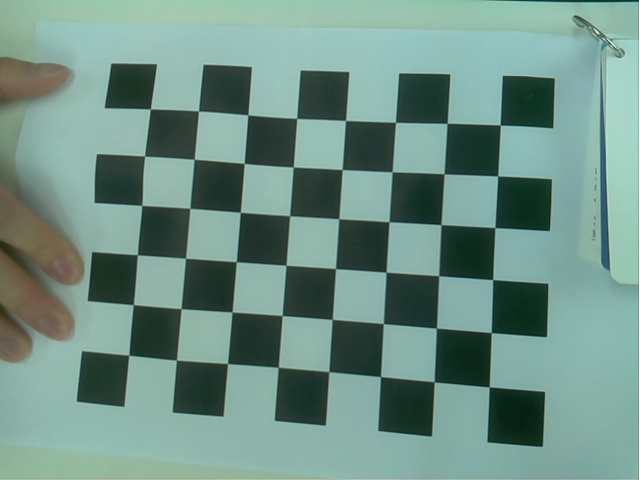
#> input picture aruco_ws/src/aruco_detector_pkg/aruco_detector_pkg/calib_img/1.png, 640 x 480 px; its folder holds only this picture in this run
$ python calibration.py
#> lines starting #> are read from the running program, lines starting #| are printed output that depends on the picture; after the words box and inside, x2 and y2 are one past the last pixel; in counts of white or black regions, pixels touching at a corner belong together; long printed decimals are rounded
import numpy as np
import cv2
from glob import glob

def calibrate_camera(img_path, chessboard_size=(8, 6)):
#> called with chessboard_size = (8, 6)
    obj_points = [] # 3D 좌표 공간의 점들 (체스보드의 코너들)
    img_points = [] # 이미지 평면의 점들 (체스보드의 코너들)

    # 코너 검출 기준 설정
    criteria = (cv2.TERM_CRITERIA_EPS + cv2.TERM_CRITERIA_MAX_ITER, 30, 0.001)
    # 3D 체커보드 좌표 초기화
    objp = np.zeros((chessboard_size[0] * chessboard_size[1], 3), np.float32)
    objp[:, :2] = np.mgrid[0:chessboard_size[0], 0:chessboard_size[1]].T.reshape(-1, 2)
    # 이미지 파일 경로들 읽기
    images = glob(img_path + '/*.png')
    for image in images:
        img = cv2.imread(image)
#> img is the input picture: shape (480, 640, 3); mean B, G, R 134, 144.4, 111.3
        gray = cv2.cvtColor(img, cv2.COLOR_BGR2GRAY)
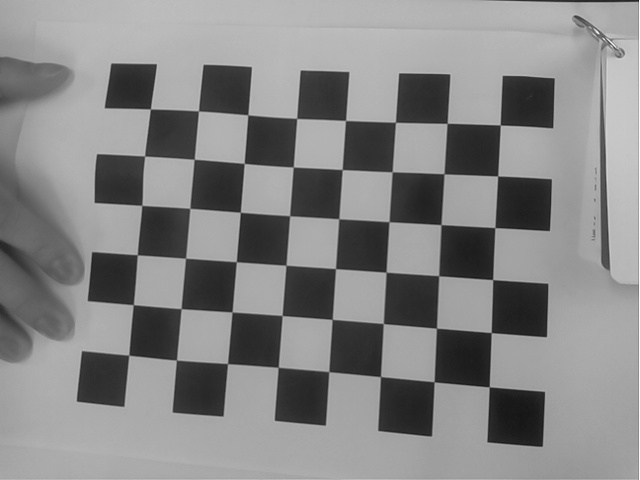
#> gray: shape (480, 640); min 20, max 254, mean 133.3

        # 체커보드 코너 찾기
        ret, corners = cv2.findChessboardCorners(gray, chessboard_size, cv2.CALIB_CB_ADAPTIVE_THRESH + cv2.CALIB_CB_FAST_CHECK + cv2.CALIB_CB_NORMALIZE_IMAGE)
#> ret = True; corners = 48 rows, first 8: [150.5, 108.9], [198.4, 111.1], [247.9, 114.8], [296.9, 118.5], [345.9, 120], [395.2, 122.2], [447.2, 123.4], [500.3, 125.1]
        if ret:
            obj_points.append(objp) # 3D 점 추가
            corners2 = cv2.cornerSubPix(gray, corners, (11, 11), (-1, -1), criteria)
#> corners2 = 48 rows, first 8: [150.4, 108.9], [198.5, 110.9], [247.8, 114.8], [296.7, 118.4], [345.5, 120.5], [395.4, 122.3], [447.1, 123.4], [500.2, 125]
            # 코너 정밀화
            img_points.append(corners2) # 2D 점 추가
            # 이미지에 체커보드 코너 그리기
            img = cv2.drawChessboardCorners(img, chessboard_size, corners2, ret)
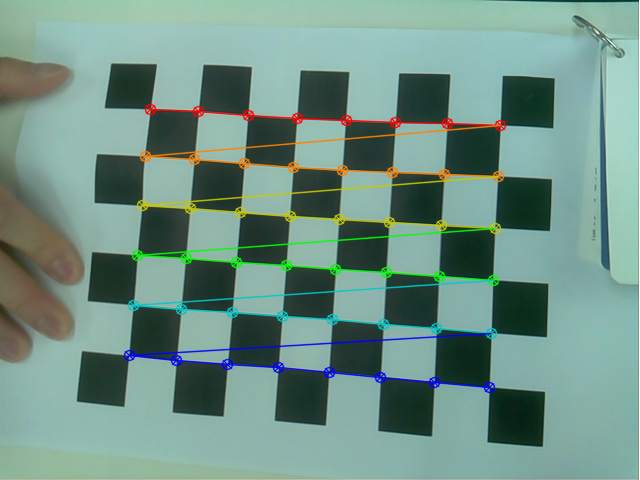
#> img: shape (480, 640, 3); 5.08% of pixels changed, all inside (x1, y1, x2, y2) = (123, 103, 507, 394)
        cv2.imshow('img', img) # 이미지 표시
        cv2.waitKey(500) # 0.5초 대기
    cv2.destroyAllWindows()
    # 카메라 캘리브레이션 실행
    ret, camera_matrix, distortion_coefficients, rvecs, tvecs = cv2.calibrateCamera(obj_points, img_points, gray.shape[::-1], None, None)
#> ret = 0.5; camera_matrix = [[204.8, 0, 342.5], [0, 203.6, 231.4], [0, 0, 1]]; distortion_coefficients = [[0.0522, -0.015, -0.00422, 0.00285, -0.00577]]; rvecs = ([-0.0371, 0.0269, 0.0643],); tvecs = ([-3.93, -2.5, 4.31],)
    return ret, camera_matrix, distortion_coefficients, rvecs, tvecs
if __name__ == "__main__":
    # 체커보드 이미지가 저장된 폴더
    img_path = 'src/aruco_detector_pkg/aruco_detector_pkg/calib_img'
    ret, camera_matrix, distortion_coefficients, rvecs, tvecs = calibrate_camera(img_path)
#> ret = 0.5; camera_matrix = [[204.8, 0, 342.5], [0, 203.6, 231.4], [0, 0, 1]]; distortion_coefficients = [[0.0522, -0.015, -0.00422, 0.00285, -0.00577]]; rvecs = ([-0.0371, 0.0269, 0.0643],); tvecs = ([-3.93, -2.5, 4.31],)
    if ret:
        print("Camera Matrix : \n", camera_matrix)
#| Camera Matrix :
#|  [[204.785   0.         342.472]
#|  [  0.         203.650 231.354]
#|  [  0.           0.           1.        ]]
        print("\nDistortion Coefficients : \n", distortion_coefficients)
#| Distortion Coefficients :
#|  [[ 0.05217 -0.01502 -0.004221  0.002847 -0.005772]]

        # 카메라 캘리브레이션 결과 저장 경로 설정 및 저장
        np.savez("src/aruco_detector_pkg/aruco_detector_pkg/camera_calibration.npz", camera_matrix=camera_matrix,
distortion_coefficients=distortion_coefficients, rvecs=rvecs, tvecs=tvecs)

$ run again, on aruco_ws/src/aruco_detector_pkg/aruco_detector_pkg/calib_img/4.png
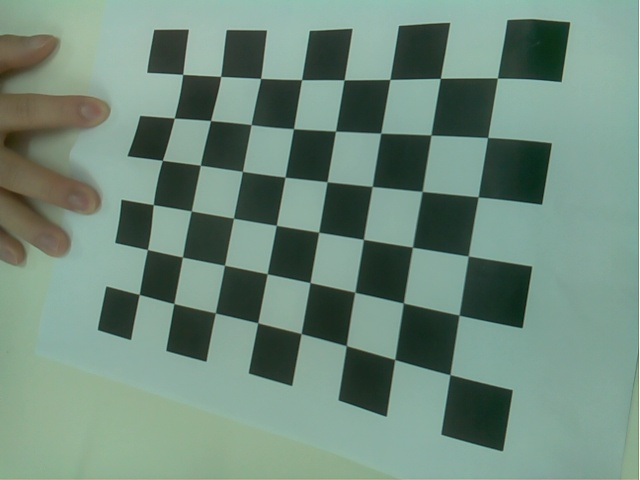
#> input picture aruco_ws/src/aruco_detector_pkg/aruco_detector_pkg/calib_img/4.png, 640 x 480 px
#> in calibrate_camera, img is the input picture: shape (480, 640, 3); mean B, G, R 124, 138.2, 111.8
#> in calibrate_camera, `gray = cv2.cvtColor(img, cv2.COLOR_BGR2GRAY)`:
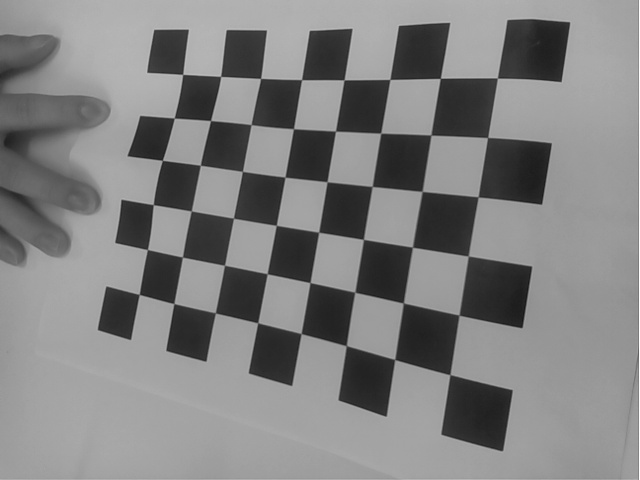
#> gray: shape (480, 640); min 21, max 254, mean 128.7
#> in calibrate_camera, `ret, corners = cv2.findChessboardCorners(gray, chessboard_size, cv2.CA..`: ret = True; corners = 48 rows, first 8: [182.6, 74.48], [220.7, 76.21], [260.5, 78.24], [302, 80.01], [344.4, 79.61], [390.2, 79.49], [441.2, 77.59], [497.2, 78.03]
#> corners2 = 48 rows, first 8: [182.7, 74.42], [220.7, 76.43], [260.7, 78.44], [301.5, 79.66], [344.1, 79.84], [389.9, 79.44], [440.3, 78.35], [497.4, 78.04]
#> in calibrate_camera, `img = cv2.drawChessboardCorners(img, chessboard_size, corners2, ret)`:
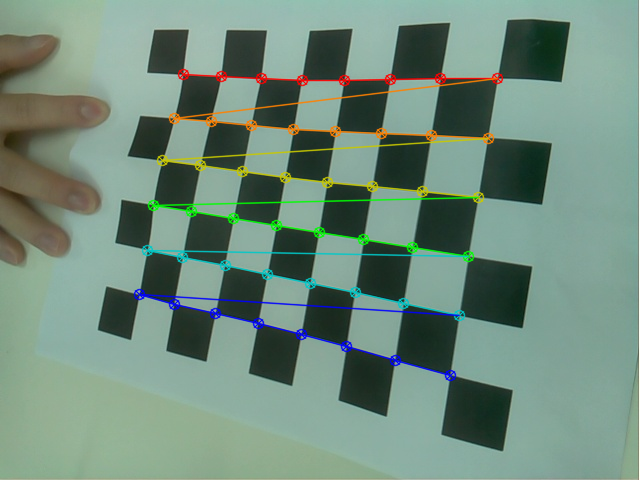
#> img: shape (480, 640, 3); 4.67% of pixels changed, all inside (x1, y1, x2, y2) = (133, 68, 504, 382)
#> in calibrate_camera, `ret, camera_matrix, distortion_coefficients, rvecs, tvecs = cv2.calibr..`: ret = 1.77; camera_matrix = [[315.5, 0, 333.4], [0, 335.8, 258.4], [0, 0, 1]]; distortion_coefficients = [[0.634, -1.98, -0.0156, -0.0412, 2.1]]; rvecs = ([-0.106, 0.339, 0.178],); tvecs = ([-3.45, -4.07, 8.38],)
#> `ret, camera_matrix, distortion_coefficients, rvecs, tvecs = calibrate_..`: ret = 1.77; camera_matrix = [[315.5, 0, 333.4], [0, 335.8, 258.4], [0, 0, 1]]; distortion_coefficients = [[0.634, -1.98, -0.0156, -0.0412, 2.1]]; rvecs = ([-0.106, 0.339, 0.178],); tvecs = ([-3.45, -4.07, 8.38],)
#| Camera Matrix :
#|  [[315.470   0.         333.358]
#|  [  0.         335.759 258.364]
#|  [  0.           0.           1.        ]]
#| Distortion Coefficients :
#|  [[ 0.6343 -1.977 -0.01556 -0.04125   2.098]]

$ run again, on aruco_ws/src/aruco_detector_pkg/aruco_detector_pkg/calib_img/5.png
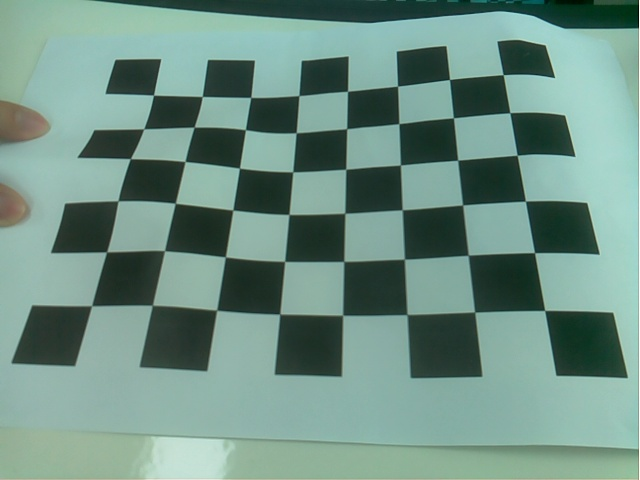
#> input picture aruco_ws/src/aruco_detector_pkg/aruco_detector_pkg/calib_img/5.png, 640 x 480 px
#> in calibrate_camera, img is the input picture: shape (480, 640, 3); mean B, G, R 132.2, 143.6, 110.9
#> in calibrate_camera, `gray = cv2.cvtColor(img, cv2.COLOR_BGR2GRAY)`:
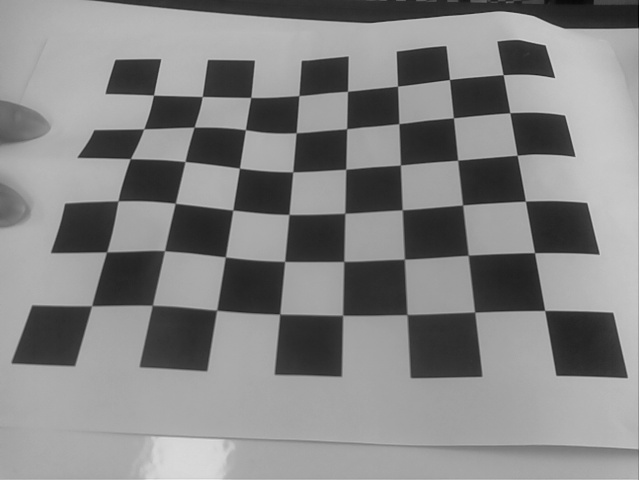
#> gray: shape (480, 640); min 5, max 254, mean 132.5
#> in calibrate_camera, `ret, corners = cv2.findChessboardCorners(gray, chessboard_size, cv2.CA..`: ret = True; corners = 48 rows, first 8: [153.6, 95.01], [201.8, 96.48], [251.3, 96.59], [298.6, 95.22], [348.3, 90.49], [397.6, 85.97], [449.5, 79.33], [503.7, 75.38]
#> corners2 = 48 rows, first 8: [153.5, 95.17], [202.3, 96.53], [250.8, 97.48], [298.8, 95.6], [347.5, 91.29], [397.5, 86.22], [449.5, 79.49], [503.2, 74.66]
#> in calibrate_camera, `img = cv2.drawChessboardCorners(img, chessboard_size, corners2, ret)`:
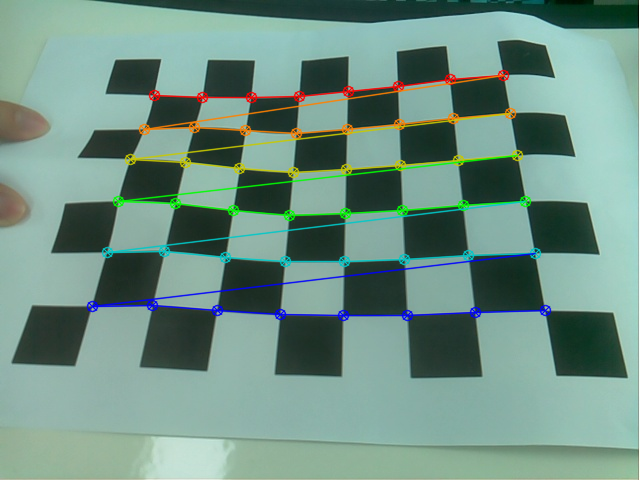
#> img: shape (480, 640, 3); 5.33% of pixels changed, all inside (x1, y1, x2, y2) = (86, 69, 552, 322)
#> in calibrate_camera, `ret, camera_matrix, distortion_coefficients, rvecs, tvecs = cv2.calibr..`: ret = 2.81; camera_matrix = [[675.5, 0, 312.9], [0, 999.3, 280.1], [0, 0, 1]]; distortion_coefficients = [[1.04, -0.355, -0.0964, 0.0243, -50.5]]; rvecs = ([-0.944, 0.0571, 0.031],); tvecs = ([-3.29, -2.57, 15.04],)
#> `ret, camera_matrix, distortion_coefficients, rvecs, tvecs = calibrate_..`: ret = 2.81; camera_matrix = [[675.5, 0, 312.9], [0, 999.3, 280.1], [0, 0, 1]]; distortion_coefficients = [[1.04, -0.355, -0.0964, 0.0243, -50.5]]; rvecs = ([-0.944, 0.0571, 0.031],); tvecs = ([-3.29, -2.57, 15.04],)
#| Camera Matrix :
#|  [[675.523   0.         312.910]
#|  [  0.         999.347 280.076 ]
#|  [  0.           0.           1.        ]]
#| Distortion Coefficients :
#|  [[ 1.03563850e+00 -3.55061782e-01 -9.64052216e-02  2.42607218e-02
#|   -5.04963082e+01]]

$ run again, on aruco_ws/src/aruco_detector_pkg/aruco_detector_pkg/calib_img/6.png
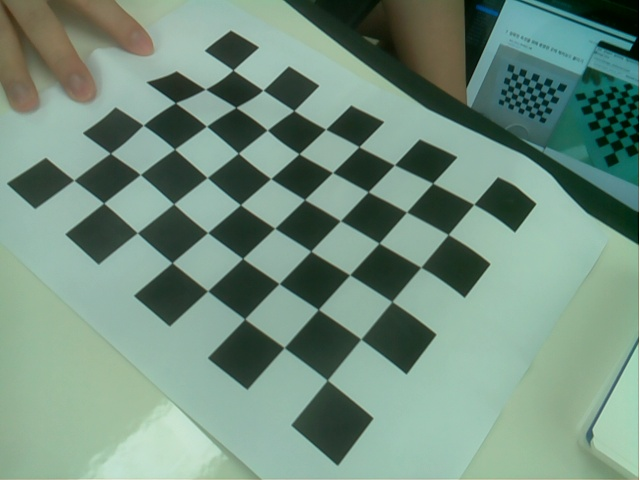
#> input picture aruco_ws/src/aruco_detector_pkg/aruco_detector_pkg/calib_img/6.png, 640 x 480 px
#> in calibrate_camera, img is the input picture: shape (480, 640, 3); mean B, G, R 127.2, 143.3, 115.1
#> in calibrate_camera, `gray = cv2.cvtColor(img, cv2.COLOR_BGR2GRAY)`:
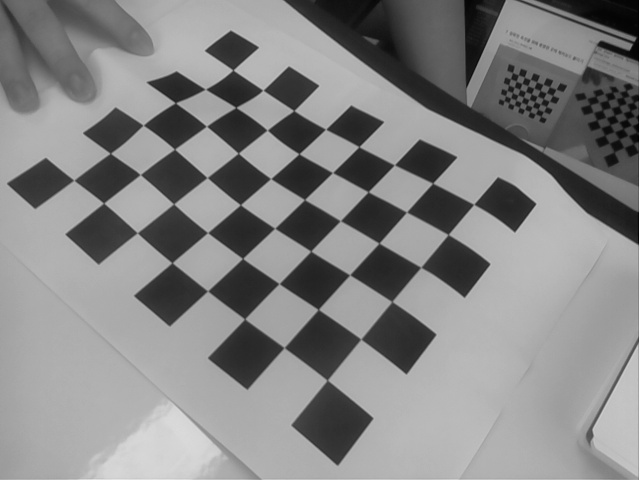
#> gray: shape (480, 640); min 0, max 254, mean 133.1
#> in calibrate_camera, `ret, corners = cv2.findChessboardCorners(gray, chessboard_size, cv2.CA..`: ret = True; corners = 48 rows, first 8: [233, 69.91], [262.9, 90.14], [293.7, 110.5], [325.6, 129.2], [358.9, 146.6], [394.4, 164.8], [432.6, 183.1], [473.7, 204.3]
#> corners2 = 48 rows, first 8: [233, 70.08], [263, 90.26], [293.8, 110.6], [325.6, 129.2], [358.9, 146.7], [394.4, 164.8], [432.7, 183.2], [473.8, 204.3]
#> in calibrate_camera, `img = cv2.drawChessboardCorners(img, chessboard_size, corners2, ret)`:
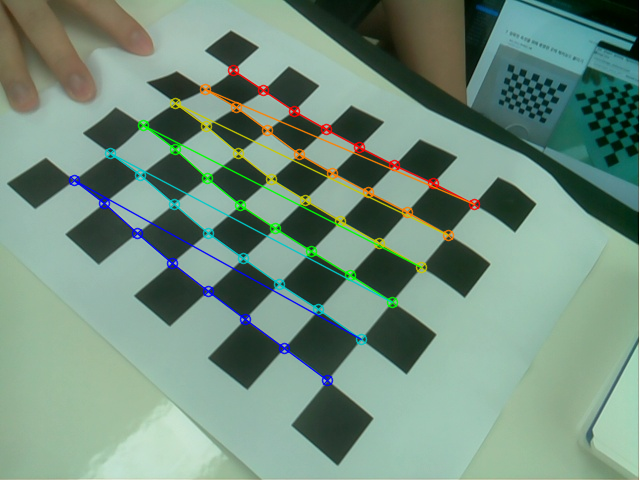
#> img: shape (480, 640, 3); 3.98% of pixels changed, all inside (x1, y1, x2, y2) = (68, 64, 481, 387)
#> in calibrate_camera, `ret, camera_matrix, distortion_coefficients, rvecs, tvecs = cv2.calibr..`: ret = 1.56; camera_matrix = [[752.7, 0, 392.2], [0, 1295.7, 554.6], [0, 0, 1]]; distortion_coefficients = [[-0.507, 5.39, 0.041, 0.125, -9.13]]; rvecs = ([-0.877, 0.143, 0.57],); tvecs = ([-4.39, -7.09, 17.66],)
#> `ret, camera_matrix, distortion_coefficients, rvecs, tvecs = calibrate_..`: ret = 1.56; camera_matrix = [[752.7, 0, 392.2], [0, 1295.7, 554.6], [0, 0, 1]]; distortion_coefficients = [[-0.507, 5.39, 0.041, 0.125, -9.13]]; rvecs = ([-0.877, 0.143, 0.57],); tvecs = ([-4.39, -7.09, 17.66],)
#| Camera Matrix :
#|  [[7.52742720e+02 0.00000000e+00 3.92165264e+02]
#|  [0.00000000e+00 1.29570748e+03 5.54641616e+02]
#|  [0.00000000e+00 0.00000000e+00 1.00000000e+00]]
#| Distortion Coefficients :
#|  [[-0.5068  5.392  0.04097  0.1251 -9.131]]

$ run again, on aruco_ws/src/aruco_detector_pkg/aruco_detector_pkg/calib_img/10.png
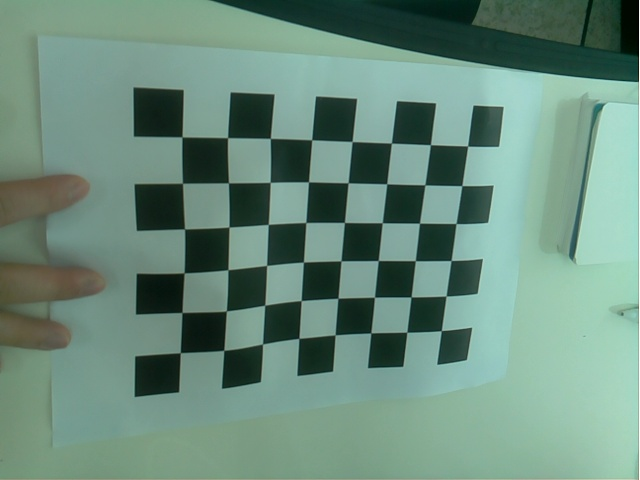
#> input picture aruco_ws/src/aruco_detector_pkg/aruco_detector_pkg/calib_img/10.png, 640 x 480 px
#> in calibrate_camera, img is the input picture: shape (480, 640, 3); mean B, G, R 124.5, 139.7, 106.7
#> in calibrate_camera, `gray = cv2.cvtColor(img, cv2.COLOR_BGR2GRAY)`:
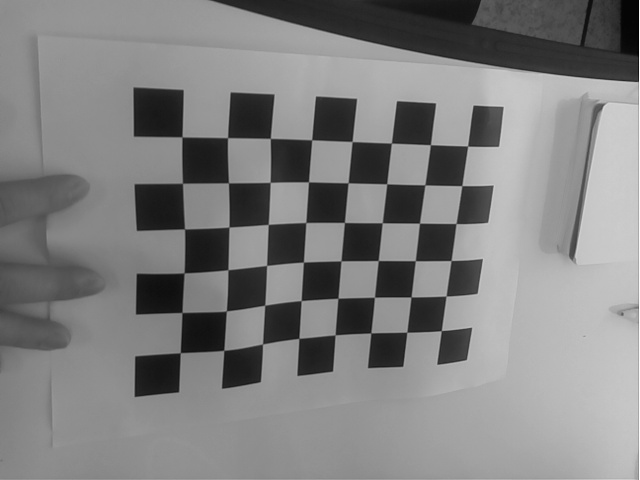
#> gray: shape (480, 640); min 1, max 254, mean 128.1
#> in calibrate_camera, `ret, corners = cv2.findChessboardCorners(gray, chessboard_size, cv2.CA..`: ret = True; corners = 48 rows, first 8: [182.1, 136.6], [227.5, 137.5], [270.2, 138.3], [312, 139.9], [352, 141.6], [391.4, 143], [430.3, 144.8], [467.6, 146]
#> corners2 = 48 rows, first 8: [182, 136.9], [227.5, 137.7], [270.3, 138.4], [311.7, 139.8], [352.1, 141.5], [391.4, 143.1], [430.4, 144.7], [467.6, 146.2]
#> in calibrate_camera, `img = cv2.drawChessboardCorners(img, chessboard_size, corners2, ret)`:
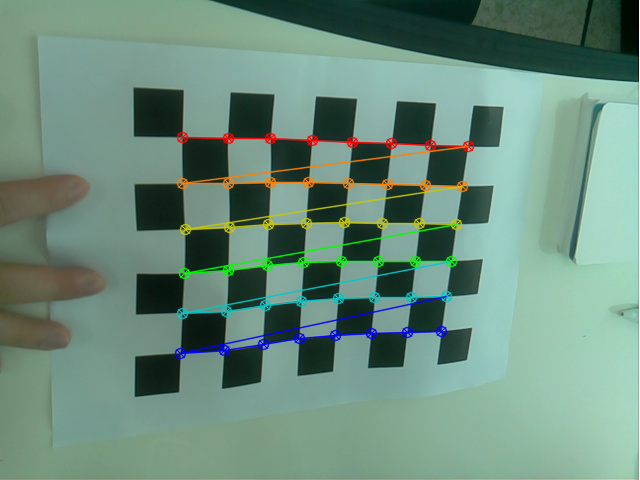
#> img: shape (480, 640, 3); 4.16% of pixels changed, all inside (x1, y1, x2, y2) = (174, 131, 475, 360)
#> in calibrate_camera, `ret, camera_matrix, distortion_coefficients, rvecs, tvecs = cv2.calibr..`: ret = 1.13; camera_matrix = [[734.7, 0, 222.1], [0, 824.5, 360.3], [0, 0, 1]]; distortion_coefficients = [[1.72, -5.14, 0.264, -0.106, 9.1]]; rvecs = ([0.569, -0.337, -0.0494],); tvecs = ([-0.676, -4.33, 14.23],)
#> `ret, camera_matrix, distortion_coefficients, rvecs, tvecs = calibrate_..`: ret = 1.13; camera_matrix = [[734.7, 0, 222.1], [0, 824.5, 360.3], [0, 0, 1]]; distortion_coefficients = [[1.72, -5.14, 0.264, -0.106, 9.1]]; rvecs = ([0.569, -0.337, -0.0494],); tvecs = ([-0.676, -4.33, 14.23],)
#| Camera Matrix :
#|  [[734.738   0.         222.110]
#|  [  0.         824.480 360.331]
#|  [  0.           0.           1.        ]]
#| Distortion Coefficients :
#|  [[ 1.717 -5.138  0.2636 -0.1059  9.096]]
